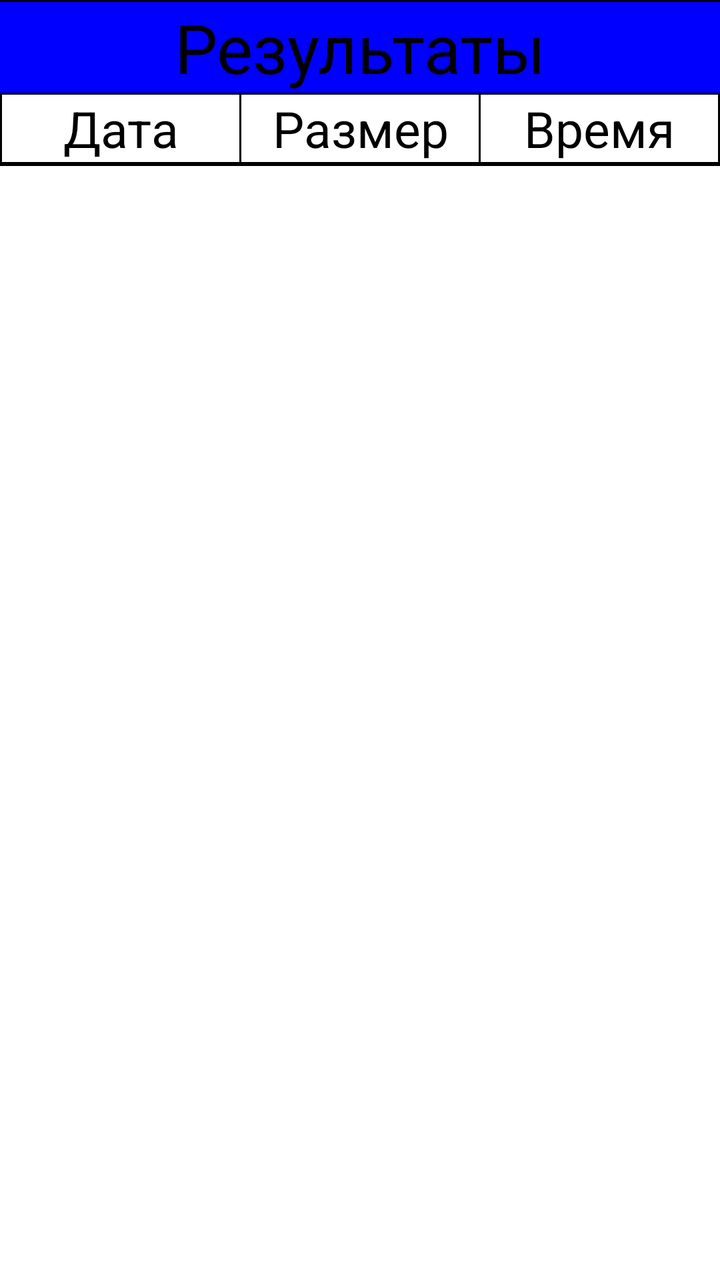
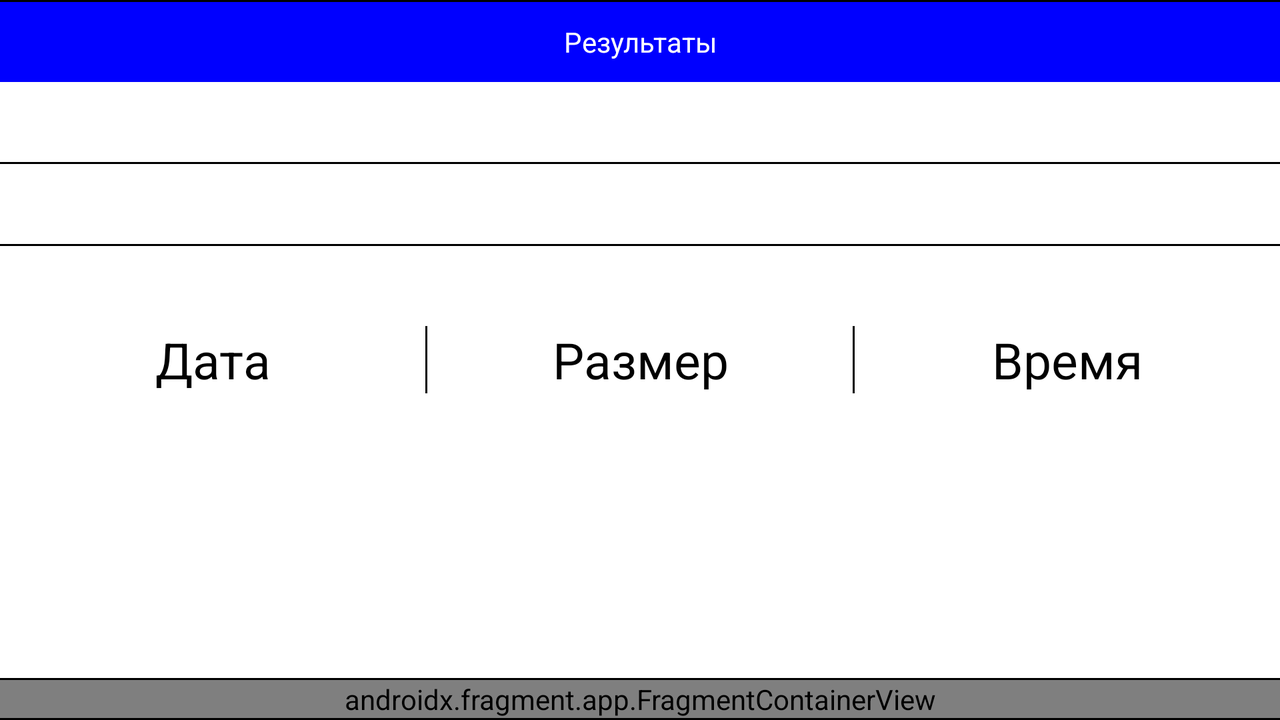

One screen, two layout resources from the same app: the default and the repository's alternative for another configuration. Each is rendered where Android would select it; the XML of both is given below.
<!-- AndroidManifest.xml: application theme Theme.AppCompat.Light.NoActionBar -->
<!-- res/layout/activity_statistics.xml -->
<?xml version="1.0" encoding="utf-8"?>
<LinearLayout xmlns:android="http://schemas.android.com/apk/res/android"
    xmlns:app="http://schemas.android.com/apk/res-auto"
    xmlns:tools="http://schemas.android.com/tools"
    android:id="@+id/linearLayout"
    android:layout_width="match_parent"
    android:layout_height="match_parent"
    android:background="@color/white"
    android:orientation="vertical"
    android:showDividers="middle|beginning|end"
    android:divider="@drawable/statistic_separator"
    tools:context=".ui.StatisticsActivity">

    <TextView
        android:id="@+id/headlineResults"
        android:layout_width="match_parent"
        android:layout_height="wrap_content"
        android:background="@color/colorButton"
        android:gravity="center"
        android:text="@string/headline_results"
        android:textColor="@color/black"
        android:textSize="34sp" />

    <LinearLayout
        android:layout_width="match_parent"
        android:layout_height="wrap_content"
        android:background="@color/black"
        android:orientation="horizontal"
        android:showDividers="middle|beginning|end"
        android:divider="@drawable/statistic_separator">

        <TextView
            android:id="@+id/headlineData"
            android:layout_width="0dp"
            android:layout_height="wrap_content"
            android:layout_weight="1"
            android:background="@color/white"
            android:text="@string/headline_data"
            android:textAlignment="center"
            android:textColor="@color/black"
            android:textSize="25sp" />

        <TextView
            android:id="@+id/headlineSize"
            android:layout_width="0dp"
            android:layout_height="wrap_content"
            android:layout_weight="1"
            android:background="@color/white"
            android:text="@string/headline_size"
            android:textAlignment="center"
            android:textColor="@color/black"
            android:textSize="25sp" />

        <TextView
            android:id="@+id/headlineTime"
            android:layout_width="0dp"
            android:layout_height="wrap_content"
            android:layout_weight="1"
            android:background="@color/white"
            android:text="@string/headline_time"
            android:textAlignment="center"
            android:textColor="@color/black"
            android:textSize="25sp" />

    </LinearLayout>

    <androidx.recyclerview.widget.RecyclerView
        android:id="@+id/recyclerview"
        android:layout_width="match_parent"
        android:layout_height="wrap_content"
        android:orientation="vertical"
        app:layoutManager="androidx.recyclerview.widget.LinearLayoutManager"
        app:layout_constraintBottom_toBottomOf="parent"
        app:layout_constraintLeft_toLeftOf="parent"
        app:layout_constraintRight_toRightOf="parent"
        app:layout_constraintTop_toTopOf="parent" />

</LinearLayout>
<!-- resources referenced by this layout -->
<resources>
  <color name="black">#FF000000</color>
  <color name="colorButton">#0000ff</color>
  <color name="white">#FFFFFFFF</color>
  <!-- drawable statistic_separator (drawable) -->
  <?xml version="1.0" encoding="utf-8"?>
  <shape xmlns:android="http://schemas.android.com/apk/res/android">
      <size android:width="1dp" />
      <size android:height="1dp" />
      <solid android:color="#000000" />
  </shape>
  <string name="headline_data">Дата</string>
  <string name="headline_results">Результаты</string>
  <string name="headline_size">Размер</string>
  <string name="headline_time">Время</string>
</resources>
<!-- res/layout-land/activity_statistics.xml (the repository's variant of the layout above) -->
<!-- drawn on the phone turned sideways -->
<?xml version="1.0" encoding="utf-8"?>
<LinearLayout xmlns:android="http://schemas.android.com/apk/res/android"
    xmlns:app="http://schemas.android.com/apk/res-auto"
    xmlns:tools="http://schemas.android.com/tools"
    android:id="@+id/linearLayout"
    android:layout_width="match_parent"
    android:layout_height="match_parent"
    android:background="@color/white"
    android:orientation="vertical"
    android:showDividers="middle|beginning|end"
    android:divider="@drawable/statistic_separator"
    tools:context=".statistic.StatisticsActivity">

    <androidx.core.widget.NestedScrollView
        android:layout_width="match_parent"
        android:layout_height="0dp"
        android:layout_weight="1"
        android:fillViewport="true">

        <LinearLayout
            android:layout_width="match_parent"
            android:layout_height="wrap_content"
            android:orientation="vertical" >

            <TextView
                style="@style/TextViewHeadline"
                android:text="@string/headline_results" />

            <LinearLayout
                android:layout_width="match_parent"
                android:layout_height="wrap_content"
                android:background="@color/mainBackgroundColor"
                android:divider="@drawable/statistic_separator"
                android:orientation="vertical"
                android:showDividers="middle">

                <LinearLayout
                    android:layout_width="match_parent"
                    android:layout_height="wrap_content"
                    android:orientation="horizontal">

                    <TextView
                        android:id="@+id/textView2"
                        style="@style/TextViewStatistic"
                        android:text="@string/quantityTables" />

                    <Spinner
                        android:id="@+id/spinnerQuantityTables"
                        style="@style/Spinner" />

                </LinearLayout>

                <LinearLayout
                    android:layout_width="match_parent"
                    android:layout_height="wrap_content"
                    android:orientation="horizontal">

                    <TextView
                        android:id="@+id/textView3"
                        style="@style/TextViewStatistic"
                        android:text="@string/dataType" />

                    <Spinner
                        android:id="@+id/spinnerValueType"
                        style="@style/Spinner" />

                </LinearLayout>

                <LinearLayout
                    android:layout_width="match_parent"
                    android:layout_height="wrap_content"
                    android:orientation="horizontal">

                    <TextView
                        android:id="@+id/textView4"
                        style="@style/TextViewStatistic"
                        android:text="@string/playedSizesTable" />

                    <Spinner
                        android:id="@+id/spinnerPlayedSizes"
                        style="@style/Spinner" />

                </LinearLayout>


            </LinearLayout>

            <LinearLayout
                android:layout_width="match_parent"
                android:layout_height="wrap_content"
                android:background="@color/black"
                android:divider="@drawable/statistic_separator"
                android:orientation="horizontal"
                android:showDividers="middle">

                <TextView
                    android:id="@+id/headlineData"
                    android:layout_width="0dp"
                    android:layout_height="wrap_content"
                    android:layout_weight="1"
                    android:background="@color/white"
                    android:text="@string/headline_data"
                    android:textAlignment="center"
                    android:textColor="@color/black"
                    android:textSize="@dimen/textSizeColumnStatistic" />

                <TextView
                    android:id="@+id/headlineSize"
                    android:layout_width="0dp"
                    android:layout_height="wrap_content"
                    android:layout_weight="1"
                    android:background="@color/white"
                    android:text="@string/headline_size"
                    android:textAlignment="center"
                    android:textColor="@color/black"
                    android:textSize="@dimen/textSizeColumnStatistic" />

                <TextView
                    android:id="@+id/headlineTime"
                    android:layout_width="0dp"
                    android:layout_height="wrap_content"
                    android:layout_weight="1"
                    android:background="@color/white"
                    android:text="@string/headline_time"
                    android:textAlignment="center"
                    android:textColor="@color/black"
                    android:textSize="@dimen/textSizeColumnStatistic" />

            </LinearLayout>

            <androidx.recyclerview.widget.RecyclerView
                android:id="@+id/recyclerview"
                android:layout_width="match_parent"
                android:layout_height="wrap_content"
                android:nestedScrollingEnabled="false"
                android:orientation="vertical"
                app:layoutManager="androidx.recyclerview.widget.LinearLayoutManager"
                app:layout_constraintBottom_toBottomOf="parent"
                app:layout_constraintLeft_toLeftOf="parent"
                app:layout_constraintRight_toRightOf="parent"
                app:layout_constraintTop_toTopOf="parent" />
        </LinearLayout>
    </androidx.core.widget.NestedScrollView>

    <androidx.fragment.app.FragmentContainerView
        android:id="@+id/fragmentContainerView"
        android:name="ru.schultetabledima.schultetable.NavigationFragment"
        android:layout_width="match_parent"
        android:layout_height="wrap_content"
        android:layout_weight="0"/>
</LinearLayout>
<!-- resources referenced by the variant -->
<!-- as the phone turned sideways resolves them -->
<resources>
  <color name="black">#FF000000</color>
  <color name="white">#FFFFFFFF</color>
  <dimen name="textSizeColumnStatistic">25sp</dimen>
  <!-- drawable statistic_separator (drawable) -->
  <?xml version="1.0" encoding="utf-8"?>
  <shape xmlns:android="http://schemas.android.com/apk/res/android">
      <size android:width="1dp" />
      <size android:height="1dp" />
      <solid android:color="#000000" />
  </shape>
  <string name="dataType">Тип данных в таблице</string>
  <string name="headline_data">Дата</string>
  <string name="headline_results">Результаты</string>
  <string name="headline_size">Размер</string>
  <string name="headline_time">Время</string>
  <string name="playedSizesTable">Сыгранные размеры</string>
  <string name="quantityTables">Количество таблиц</string>
  <style name="Spinner">
          <item name="android:layout_width">0dp</item>
          <item name="android:layout_height">match_parent</item>
          <item name="android:layout_weight">1</item>
          <item name="android:textSize">@dimen/commonTextSize</item>
          <item name="android:textColor">@color/mainTextColor</item>
          <item name="android:textAlignment">textEnd</item>
          <item name="android:minHeight">@dimen/customMinHeight</item>
          <item name="android:backgroundTint">@color/white</item>
      </style>
  <style name="TextViewHeadline">
          <item name="android:layout_width">match_parent</item>
          <item name="android:layout_height">wrap_content</item>
          <item name="android:textSize">@dimen/headlineTextSize</item>
          <item name="android:textColor">@color/mainTextColor</item>
          <item name="android:gravity">center</item>
          <item name="android:minHeight">@dimen/customMinHeight</item>
          <item name="android:background">@color/colorButton</item>
  
      </style>
  <style name="TextViewStatistic">
          <item name="android:layout_width">0dp</item>
          <item name="android:layout_height">wrap_content</item>
          <item name="android:layout_weight">1</item>
          <item name="android:textSize">@dimen/commonTextSize</item>
          <item name="android:textColor">@color/mainTextColor</item>
          <item name="android:gravity">center_vertical</item>
          <item name="android:padding">5dp</item>
          <item name="android:minHeight">@dimen/customMinHeight</item>
      </style>
  <color name="mainTextColor">#FFFFFF</color>
  <dimen name="customMinHeight">40dp</dimen>
  <color name="colorButton">#0000ff</color>
</resources>
